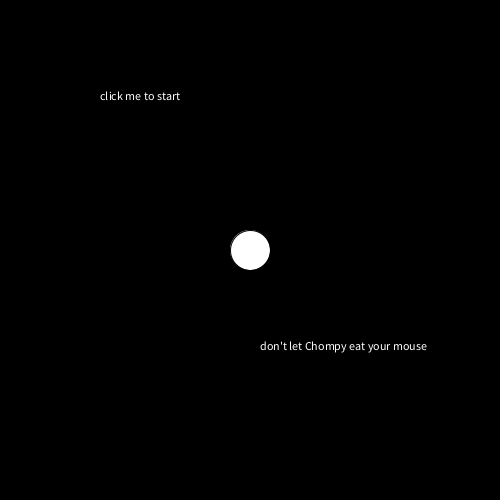
Frame 1 (no input)
Frame 60 (the mouse pressed at the canvas centre just before this capture): identical to frame 1, image omitted
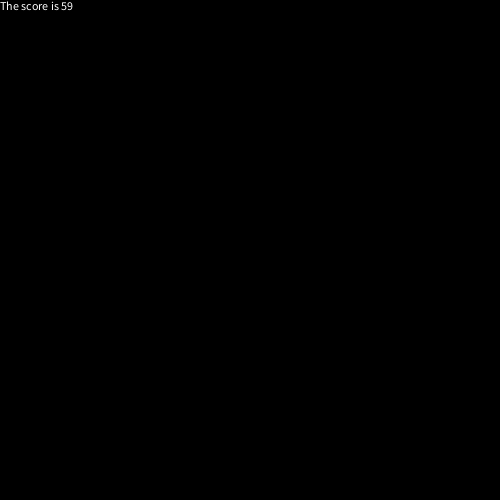
Frame 120 (the mouse held since frame 60 and released just before this capture)

The Processing sketch that drew these frames (run headless with seeded random() and noise(); from frame 60 on, the mouse is pressed at the canvas centre):

// Processing sketch: processing_47062
// ── processing_47062.pde

// PVectors are like floats exept that they hold to points instead of one (x,y), a postiton!
PVector Pos, mousePos;

// You know what these are
float Mouth =0;
float change =1;
float rot = 0;
float rto = 0;
float speed =3;

int state =2;
int score = 0;

void setup() {
  //the size of the screen
  size(500,500);
  //PVectors
  Pos = new PVector(250,250);
  mousePos = new PVector(mouseX,mouseY);
  
  //feel free to put this smooth fuction in if you think your computer can handle it
 // smooth();
}



void draw() {
  background(0);
// ingnore this V, it's just some failed math
  // Pos.x += ((mouseX - Pos.x)/abs( mouseX -Pos.x)/100) *100 +0.01;
  // Pos.y += ((mouseY - Pos.y)/abs( mouseY -Pos.y)/100) *100 +0.01;
// ingnore this ^ 
  
  // sets a PVector for some math later
  mousePos.x = mouseX;
  mousePos.y = mouseY;
  
//a switch statement is like an if statement exept it has multiple different states
//depending on the number
  switch(state) {
    //case(0) is the game when it is running
    case(0):

    //checks to see which side the mouse cursor is on for math purposes
    if(mouseX <= Pos.x) rto = 180;
    else rto = 0;
    
// some rotatonal math
    rot = atan((Pos.y-mouseY)/(Pos.x-mouseX))+radians(rto);
    
// this makes the Chompy move towards the mouse cursor using more math
    Pos.x += speed*cos(rot);
    Pos.y += speed*sin(rot);
    speed += 0.01;
    
//  mouth animations
    if(Mouth > 78) change = -10;
    else if(Mouth <= 0) change =10;
    
//  checks to see if chompy ate the cursor yet. (Using more math).
    if(Pos.dist(mousePos) < 20) {
      noCursor(); // gets rid of the mouse cursor if it gets eaten
      Mouth = 0; // closes chompys mouth
      state =1; // sets the state of the game to 1 which ends the game
    } 
    else {// this is an else statement
      cursor(ARROW);// this makes your mouse cursor appear if it hasn't been eaten
      Mouth += change; // makes chompys mouth open and close
    }
//  score count and display
    score += 1;
    text("The score is " + score, 0,10);
// A break function is simply a statement that stops the code in the case() from
// continuing on for to long and just cuts to the end of the switch statment
    break;

    case(1):// case(1) is what happens after you get eaten
    // this displayes final score.
    text("The final score is " + score, 0,10);

//  game over text and a scale to make it bigger, simple
    scale(5);
    text("GAME OVER", 12,50);
    // this second scale is to prevent everything else from getting bigger
    scale(0.2);
    
    text("Press a key on the keyboard to retstart", 130,350);
    if(keyPressed) state = 2;//sets tells the game to go back to the starting 
    //                         screen if a key is pressed
    
// this break means that this is the end of the code that case(1) is soppoesed to run
    break;
    case(2):// case(2) oddly enough is what happens before the game starts
    //this resets some floats int and variables in case you decied to restart
    Pos.x = 250;
    Pos.y = 250;
    score = 0;
    speed = 3;
    cursor(ARROW);
    
    //this displays instructions
    text("click me to start",100,100);
    text("don't let Chompy eat your mouse",260,350);
    
    //this checks to see if the mouse is being pressed. If so start the game
    if(mousePressed) state =0;
    
    // break here means this is the end of case(2).
    break;
    
  }
  //and finaly we draw Chompy
  translate(Pos.x,Pos.y);
  rotate(rot);
  arc(0, 0, 40,40, radians(Mouth), radians(-Mouth +360));
  
  
}// end of draw function
